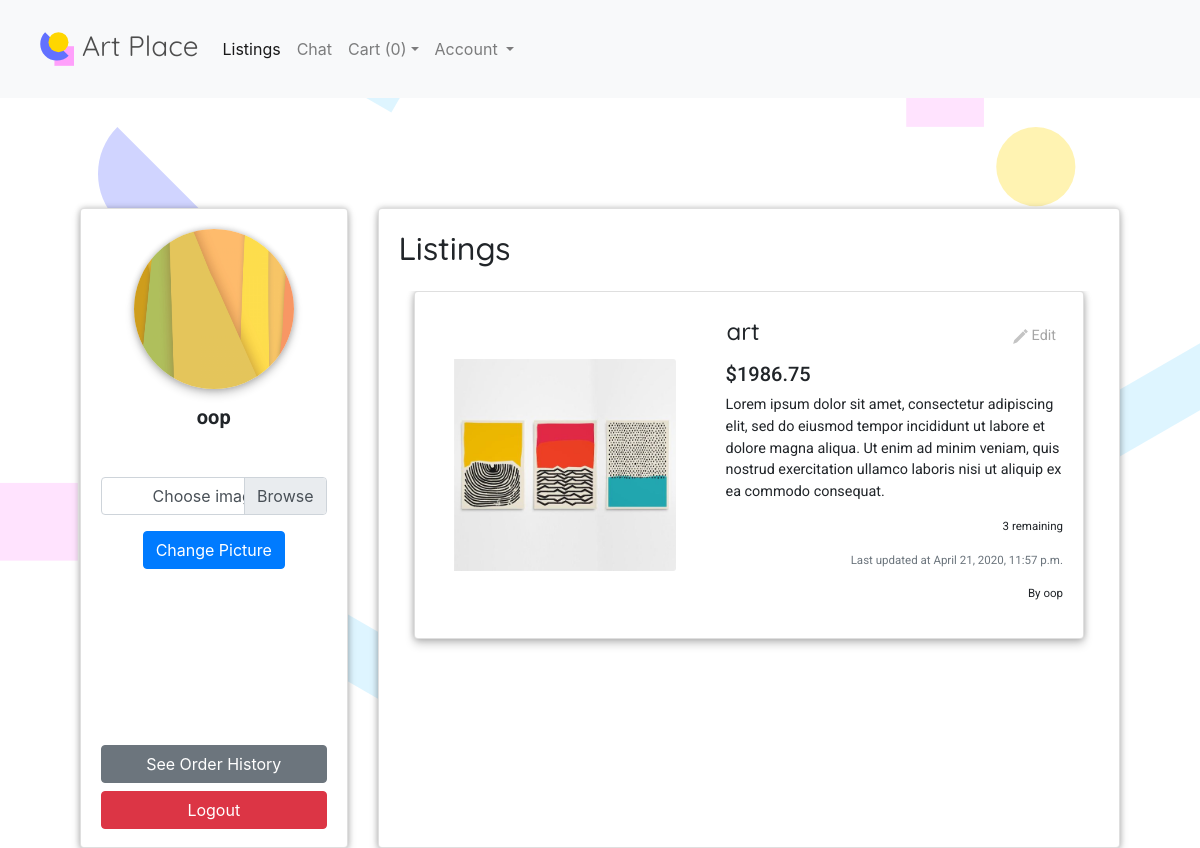
Page /account/ (signed in) on the committed database.
### account/models.py (models this page shows)
class Account(models.Model):
	username = models.CharField(max_length=100, default="delete")
	user = models.OneToOneField(User, on_delete=models.CASCADE)
	picture = models.CharField(max_length=256, null=True)

### listing/models.py (models this page shows, shortened)
class Listing(models.Model):
    author = models.ForeignKey(settings.AUTH_USER_MODEL, on_delete=models.CASCADE)
    title = models.CharField(max_length=256)
    file_path = models.CharField(max_length=256, null=True)
    text = models.TextField()
    price = models.DecimalField(max_digits=8, decimal_places=2, null=True)
    inventory = models.IntegerField(null=True)
    publish_date = models.DateTimeField(default=timezone.now)
    edit_date = models.DateTimeField(blank=True, null=True)

### account/views.py (the view)
# urls.py: path('', views.profile, name='account'),
@login_required
def profile(request):
    context = {}
    context['user'] = request.user
    context['account'] = Account.objects.get(user=request.user)
    context['my_listings'] = Listing.objects.filter(author=request.user)
    if request.method == "POST":
        file = request.FILES['profile-picture']
        default_storage.save(file.name, file)
        account = Account.objects.get(user=request.user)
        account.picture = file.name
        account.save()
        return redirect('/account')
    else:
        return render(request, 'account/profile.html', context)

### account/templates/account/profile.html (shortened to what this page needs)
{% include "finalApp/header.html" %}
{% load static %}
<div class="card-deck custom-deck">
  <div class="card profile-card">
    <div class="card-body">
    <center>
      <img src="{% static 'images/'|add:account.picture %}" style="margin-bottom: 1rem;" class="img-responsive center-img profile-image" alt="..." >
      <h5><b>{{user}}</b></h5>
        <form action="" method="post" style="margin-top: 3rem;" enctype="multipart/form-data">
        <div class="custom-file">
          <label class="custom-file-label" for="image">Choose image...</label>
        </div>
        <button type="submit" class="btn btn-primary" style="margin-top: 1rem;">Change Picture</button>
      </form>
      <div class="profile-bottom">
      <button type="button" onclick="location.href='/account/history'" class="btn btn-secondary btn-block">See Order History</button>
      <button type="button" onclick="location.href='/account/logout'" class="btn btn-danger btn-block">Logout</button>
      </div>
    </center>
    </div>
  </div>
  <div class="card profile-card profile-card-account">
    <div class="card-body">
      <h2 class="card-title" style="margin-bottom: 1.5rem;">Listings</h2>
      <div class="profile-listings">
          {% for l in my_listings %}
          <div class="card mb-3 custom-card">
          <div class="row" >
            <div class="col-md-5 listing-img">
              <img src="{% static 'images/'|add:l.file_path %}" class="img-responsive center-img card-img custom-img " alt="..." >
            </div>
            <div class="col-md-7">
              <div class="card-body">
                 <table width = "100%">
                    <tr>
                      <td>
                        <h4 class="card-title">{{l.title}}</h4>
                      </td>
                      <td>
                        <p align="right">
                          <button align = "right" onclick="location.href = '/listing/edit/{{l.id}}';" type="button" class="edit-button" >
                            <img src="{% static 'images/edit.svg' %}" height="15rem">
                            Edit
                          </button>
                        </p>
                      </td>
                    </tr>
                  </table>
                 <h5 class="card-price" align="left">${{l.price}}</h5>
                  <p class="card-text" align="left">{{l.text}}</p>
                  {% if l.inventory > 0 %}
                  <p align = "right" ><small class="text-text">{{l.inventory}} remaining</small></p>
                  {% else %}
                  <p align = "right" ><small class="text-text" style="color:red">{{l.inventory}} remaining</small></p>
                  {% endif %}
                  <p align = "right" ><small class="text-muted">Last updated at {{l.edit_date}}</small></p>
                  <p class="card-author" align = "right"><small class="text-text">By {{l.author}}</small></p>
              </div>
            </div>
          </div>
        </div>
        {% endfor %}
      </div>
    </div>
  </div>
</div>

### finalApp/static/css/finalApp.css (style rules this page uses)
body { background: url(bg.svg); background-repeat: repeat; background-size: contain; background-attachment: fixed; background-position: center center; font-family: 'Lato', sans-serif; color: #333333; }
h2 { font-family: 'Quicksand', sans-serif; }
h4 { font-family: 'Quicksand', sans-serif; font-size: 1.5rem; }
h5 { font-family: 'Roboto'; font-size: 1.5rem; font-weight: bold; }
small { font-size: 0.8rem; }
p { font-family: 'Roboto', sans-serif; font-size: 0.90rem; }
.custom-card { max-width: 100%; box-shadow: 0px 0px 6px 0 rgba(0, 0, 0, 0.24), 0px 5px 10px 0 rgba(0, 0, 0, 0.19); }
.custom-img { height:auto; width:90%; padding-left: 15% }
.listing-img { align-items: center; display: flex; flex-wrap: wrap; padding: 1rem; }
.btn { border-radius: 40px; padding-right:20px; padding-left:20px; }
.custom-deck { padding-left: 5rem; padding-right: 5rem; }
.profile-card { margin-top: 5rem; max-width: 25%; height: 40rem; box-shadow: 0px 0px 6px 0 rgba(0, 0, 0, 0.24), 0px 5px 10px 0 rgba(0, 0, 0, 0.19); }
.profile-card-account { max-width:100%; }
.profile-image { display: inline-block; width: 10rem; height: 10rem; border-radius: 50%; box-shadow: 0px 0px 6px 0 rgba(0, 0, 0, 0.24), 0px 5px 10px 0 rgba(0, 0, 0, 0.19); background-repeat: no-repeat; background-position: center center; background-size: cover; }
.profile-bottom { margin-top:11rem; }
.profile-listings { overflow-y: scroll; height:540px; }
.edit-button { background: none; border: none; color: #A6A6A6; font-weight: medium bold; font-size: 0.9rem; line-height: 1; padding-top: 1rem; }

### rows in the picture
Account: picture (placeholder picture)
Listing: file_path (picture), title "art", price "1986.75", text "Lorem ipsum dolor sit amet, consectetur adipiscing elit, sed do eiusmod tempor incididunt ut labore et dolore magna aliqua. Ut enim ad minim veniam, quis nostrud exercitation ullamco laboris nisi ut aliquip ex ea commodo consequat.", inventory "3", edit_date "April 21, 2020, 11:57 p.m.", author "oop"

### other values in the picture
{{ user }} "oop"
